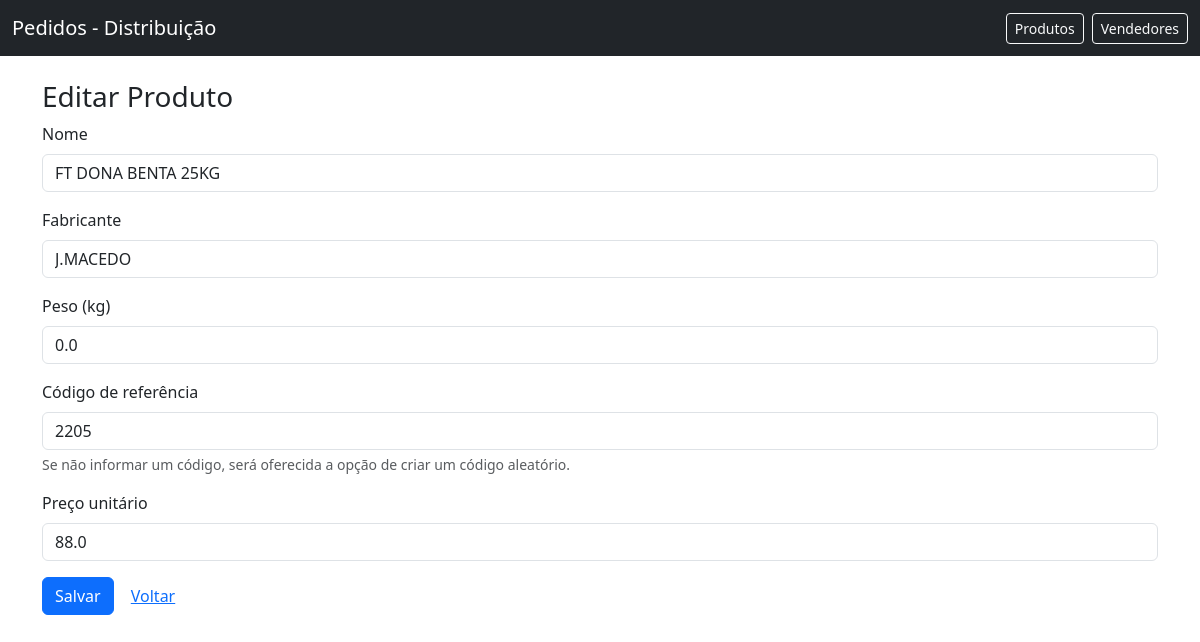
The page /products/1/edit on the database as committed earlier.
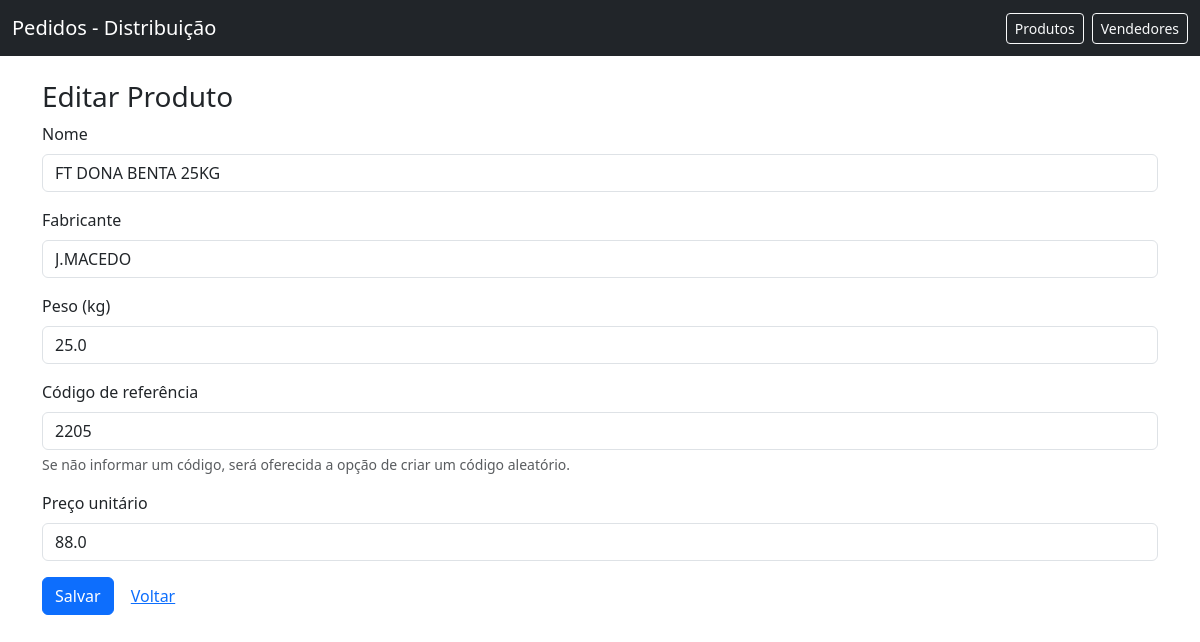
The same page on the database as committed later.
### app/models.py (models this page shows)
class Product(db.Model):
    id = db.Column(db.Integer, primary_key=True)
    name = db.Column(db.String(200), nullable=False)
    manufacturer = db.Column(db.String(200))
    sku = db.Column(db.String(100), unique=True)
    unit_price = db.Column(db.Float, default=0.0)
    weight = db.Column(db.Float, default=0.0)

### app/routes.py (the view, shortened to what this page needs)
@bp.route('/products/<int:product_id>/edit', methods=['GET', 'POST'])
def edit_product(product_id):
    product = Product.query.get_or_404(product_id)
    return render_template('product_form.html', product=product)

### app/templates/product_form.html (shortened to what this page needs)
{% extends 'layout.html' %}
{% block content %}
  <h3>{{ 'Editar Produto' if product else 'Novo Produto' }}</h3>
  <form method="post" id="product-form" action="{{ url_for('main.edit_product', product_id=product.id) if product else url_for('main.new_product') }}">
    <div class="mb-3">
      <label class="form-label">Nome</label>
      <input class="form-control" name="name" required value="{{ product.name if product else (form.get('name') if form else '') }}">
    </div>
    <div class="mb-3">
      <label class="form-label">Fabricante</label>
      <input class="form-control" name="manufacturer" placeholder="Fabricante (opcional)" value="{{ product.manufacturer if product else (form.get('manufacturer') if form else '') }}">
    </div>
    <div class="mb-3">
      <label class="form-label">Peso (kg)</label>
      <input class="form-control" name="weight" type="number" step="0.001" min="0" value="{{ product.weight if product else (form.get('weight') if form else '') }}">
    </div>
    <div class="mb-3">
      <label class="form-label">Código de referência</label>
      <input class="form-control" name="sku" placeholder="Código de referência (pode deixar em branco)" value="{{ product.sku if product else (form.get('sku') if form else '') }}">
      <div class="form-text">Se não informar um código, será oferecida a opção de criar um código aleatório.</div>
    </div>
    <div class="mb-3">
      <label class="form-label">Preço unitário</label>
      <input class="form-control" name="unit_price" type="number" step="0.01" min="0" value="{{ product.unit_price if product else (form.get('unit_price') if form else '') }}">
    </div>
    <button class="btn btn-primary" type="submit">Salvar</button>
    <a class="btn btn-link" href="{{ url_for('main.products') }}">Voltar</a>
  </form>
{% endblock %}

Rows that differ between the two databases and show on the page:
changed Product "FT DONA BENTA 25KG": weight "0.0" → "25.0"
